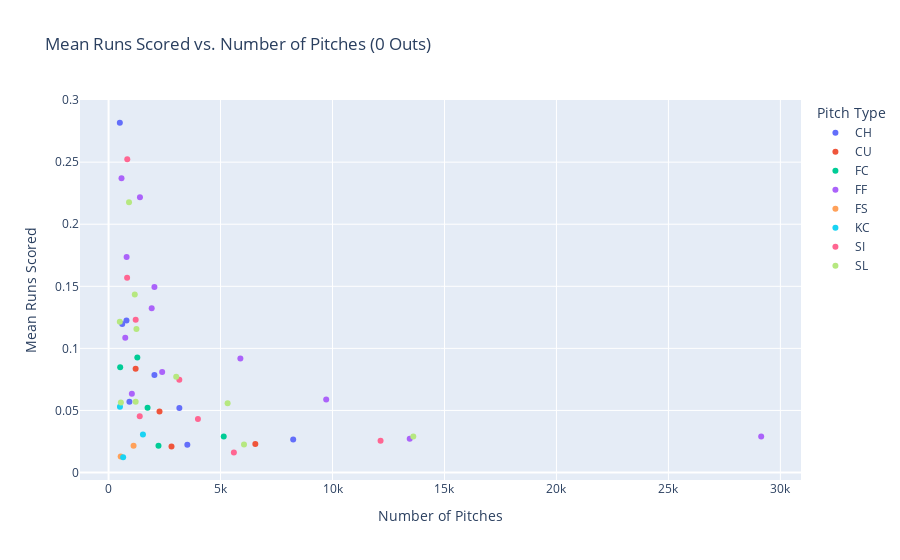
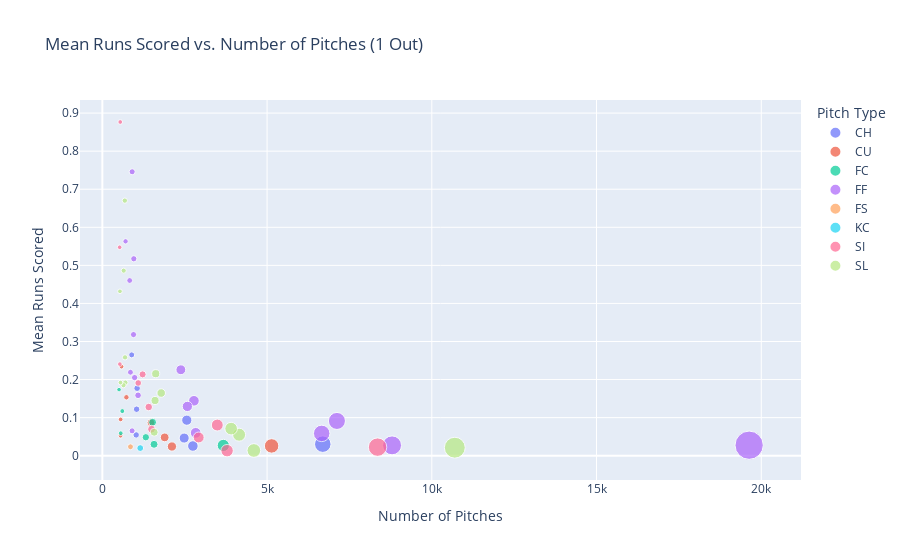
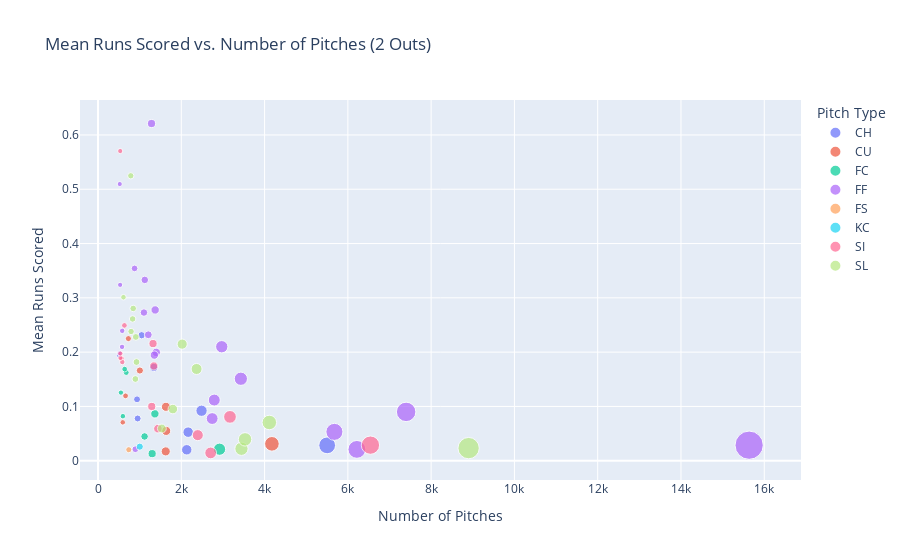

The notebook cell these images were saved under, in order:
### Code cell
situations_0_outs_2 = unique_combinations2[unique_combinations2['outs_when_up'] == 0]
situations_1_out_2 = unique_combinations2[unique_combinations2['outs_when_up'] == 1]
situations_2_outs_2 = unique_combinations2[unique_combinations2['outs_when_up'] == 2]

# Create scatter plots for each situation
scatter_fig_0_outs_2 = px.scatter(situations_0_outs_2, x='number_pitches', y='mean_runs_scored', color='pitch_type',
                                  hover_data=['on_1b', 'on_2b', 'on_3b',"PlayerType"],
                                  title='Mean Runs Scored vs. Number of Pitches (0 Outs)',
                                  labels={'number_pitches': 'Pitch Count', 'mean_runs_scored': 'Mean Runs Scored', 'pitch_type': 'Pitch Type'})

scatter_fig_1_out_2 = px.scatter(situations_1_out_2, x='number_pitches', y='mean_runs_scored', color='pitch_type',
                                 size='number_pitches', hover_data=['on_1b', 'on_2b', 'on_3b',"PlayerType"],
                                 title='Mean Runs Scored vs. Number of Pitches (1 Out)',
                                 labels={'number_pitches': 'Pitch Count', 'mean_runs_scored': 'Mean Runs Scored', 'pitch_type': 'Pitch Type'})

scatter_fig_2_outs_2 = px.scatter(situations_2_outs_2, x='number_pitches', y='mean_runs_scored', color='pitch_type',
                                  size='number_pitches', hover_data=['on_1b', 'on_2b', 'on_3b',"PlayerType"],
                                  title='Mean Runs Scored vs. Number of Pitches (2 Outs)',
                                  labels={'number_pitches': 'Pitch Count', 'mean_runs_scored': 'Mean Runs Scored', 'pitch_type': 'Pitch Type'})

# Customize the layout as needed
for fig in [scatter_fig_0_outs_2, scatter_fig_1_out_2, scatter_fig_2_outs_2]:
    fig.update_layout(
        xaxis_title='Number of Pitches',
        yaxis_title='Mean Runs Scored',
        legend_title='Pitch Type',
    )

# Show the interactive plots
scatter_fig_0_outs_2.show()
scatter_fig_1_out_2.show()
scatter_fig_2_outs_2.show()

### Figure 1 — Plotly figure (JSON) as saved in the notebook; plotly's stock layout.template omitted (floating-point values rounded to 4 significant figures)
{"data": [{"customdata": [[0, 0, 0, "Contact"], [0, 0, 0, "Power"], [0, 0, 0, "Standard"], [0, 1, 0, "Standard"], [1, 0, 0, "Contact"], [1, 0, 0, "Power"], [1, 0, 0, "Standard"], [1, 1, 0, "Standard"]], "hovertemplate": "Pitch Type=CH<br>Pitch Count=%{x}<br>Mean Runs Scored=%{y}<br>on_1b=%{customdata[0]}<br>on_2b=%{customdata[1]}<br>on_3b=%{customdata[2]}<br>PlayerType=%{customdata[3]}<extra></extra>", "legendgroup": "CH", "marker": {"color": "#636efa", "symbol": "circle"}, "mode": "markers", "name": "CH", "orientation": "v", "showlegend": true, "type": "scatter", "x": [3518, 3161, 8245, 610, 931, 800, 2048, 504], "xaxis": "x", "y": [0.02246, 0.05188, 0.02656, 0.1197, 0.05693, 0.1225, 0.07861, 0.2817], "yaxis": "y"}, {"customdata": [[0, 0, 0, "Contact"], [0, 0, 0, "Power"], [0, 0, 0, "Standard"], [1, 0, 0, "Standard"]], "hovertemplate": "Pitch Type=CU<br>Pitch Count=%{x}<br>Mean Runs Scored=%{y}<br>on_1b=%{customdata[0]}<br>on_2b=%{customdata[1]}<br>on_3b=%{customdata[2]}<br>PlayerType=%{customdata[3]}<extra></extra>", "legendgroup": "CU", "marker": {"color": "#EF553B", "symbol": "circle"}, "mode": "markers", "name": "CU", "orientation": "v", "showlegend": true, "type": "scatter", "x": [2810, 2275, 6554, 1209], "xaxis": "x", "y": [0.021, 0.04923, 0.02304, 0.08354], "yaxis": "y"}, {"customdata": [[0, 0, 0, "Contact"], [0, 0, 0, "Power"], [0, 0, 0, "Standard"], [1, 0, 0, "Contact"], [1, 0, 0, "Standard"]], "hovertemplate": "Pitch Type=FC<br>Pitch Count=%{x}<br>Mean Runs Scored=%{y}<br>on_1b=%{customdata[0]}<br>on_2b=%{customdata[1]}<br>on_3b=%{customdata[2]}<br>PlayerType=%{customdata[3]}<extra></extra>", "legendgroup": "FC", "marker": {"color": "#00cc96", "symbol": "circle"}, "mode": "markers", "name": "FC", "orientation": "v", "showlegend": true, "type": "scatter", "x": [2229, 1742, 5143, 519, 1285], "xaxis": "x", "y": [0.02153, 0.05224, 0.02897, 0.08478, 0.09261], "yaxis": "y"}, {"customdata": [[0, 0, 0, "Contact"], [0, 0, 0, "Power"], [0, 0, 0, "Power & Contact"], [0, 0, 0, "Standard"], [0, 1, 0, "Contact"], [0, 1, 0, "Power"], [0, 1, 0, "Standard"], [1, 0, 0, "Contact"], [1, 0, 0, "Power"], [1, 0, 0, "Standard"], [1, 1, 0, "Power"], [1, 1, 0, "Standard"]], "hovertemplate": "Pitch Type=FF<br>Pitch Count=%{x}<br>Mean Runs Scored=%{y}<br>on_1b=%{customdata[0]}<br>on_2b=%{customdata[1]}<br>on_3b=%{customdata[2]}<br>PlayerType=%{customdata[3]}<extra></extra>", "legendgroup": "FF", "marker": {"color": "#ab63fa", "symbol": "circle"}, "mode": "markers", "name": "FF", "orientation": "v", "showlegend": true, "type": "scatter", "x": [13448, 9718, 1040, 29143, 806, 746, 1926, 2394, 2048, 5886, 578, 1402], "xaxis": "x", "y": [0.02729, 0.05876, 0.06346, 0.02903, 0.1737, 0.1086, 0.1324, 0.08104, 0.1494, 0.09174, 0.237, 0.2218], "yaxis": "y"}, {"customdata": [[0, 0, 0, "Contact"], [0, 0, 0, "Standard"]], "hovertemplate": "Pitch Type=FS<br>Pitch Count=%{x}<br>Mean Runs Scored=%{y}<br>on_1b=%{customdata[0]}<br>on_2b=%{customdata[1]}<br>on_3b=%{customdata[2]}<br>PlayerType=%{customdata[3]}<extra></extra>", "legendgroup": "FS", "marker": {"color": "#FFA15A", "symbol": "circle"}, "mode": "markers", "name": "FS", "orientation": "v", "showlegend": true, "type": "scatter", "x": [541, 1117], "xaxis": "x", "y": [0.01294, 0.02149], "yaxis": "y"}, {"customdata": [[0, 0, 0, "Contact"], [0, 0, 0, "Power"], [0, 0, 0, "Standard"]], "hovertemplate": "Pitch Type=KC<br>Pitch Count=%{x}<br>Mean Runs Scored=%{y}<br>on_1b=%{customdata[0]}<br>on_2b=%{customdata[1]}<br>on_3b=%{customdata[2]}<br>PlayerType=%{customdata[3]}<extra></extra>", "legendgroup": "KC", "marker": {"color": "#19d3f3", "symbol": "circle"}, "mode": "markers", "name": "KC", "orientation": "v", "showlegend": true, "type": "scatter", "x": [651, 509, 1535], "xaxis": "x", "y": [0.01229, 0.05305, 0.03062], "yaxis": "y"}, {"customdata": [[0, 0, 0, "Contact"], [0, 0, 0, "Power"], [0, 0, 0, "Standard"], [0, 1, 0, "Standard"], [1, 0, 0, "Contact"], [1, 0, 0, "Power"], [1, 0, 0, "Standard"], [1, 1, 0, "Standard"]], "hovertemplate": "Pitch Type=SI<br>Pitch Count=%{x}<br>Mean Runs Scored=%{y}<br>on_1b=%{customdata[0]}<br>on_2b=%{customdata[1]}<br>on_3b=%{customdata[2]}<br>PlayerType=%{customdata[3]}<extra></extra>", "legendgroup": "SI", "marker": {"color": "#FF6692", "symbol": "circle"}, "mode": "markers", "name": "SI", "orientation": "v", "showlegend": true, "type": "scatter", "x": [5596, 3991, 12146, 829, 1392, 1211, 3160, 836], "xaxis": "x", "y": [0.01608, 0.0431, 0.02552, 0.1568, 0.04526, 0.123, 0.07468, 0.2524], "yaxis": "y"}, {"customdata": [[0, 0, 0, "Contact"], [0, 0, 0, "Power"], [0, 0, 0, "Power & Contact"], [0, 0, 0, "Standard"], [0, 1, 0, "Power"], [0, 1, 0, "Standard"], [1, 0, 0, "Contact"], [1, 0, 0, "Power"], [1, 0, 0, "Standard"], [1, 1, 0, "Standard"]], "hovertemplate": "Pitch Type=SL<br>Pitch Count=%{x}<br>Mean Runs Scored=%{y}<br>on_1b=%{customdata[0]}<br>on_2b=%{customdata[1]}<br>on_3b=%{customdata[2]}<br>PlayerType=%{customdata[3]}<extra></extra>", "legendgroup": "SL", "marker": {"color": "#B6E880", "symbol": "circle"}, "mode": "markers", "name": "SL", "orientation": "v", "showlegend": true, "type": "scatter", "x": [6048, 5316, 550, 13609, 502, 1171, 1210, 1245, 3021, 914], "xaxis": "x", "y": [0.02265, 0.05587, 0.05636, 0.0291, 0.1215, 0.1435, 0.05702, 0.1157, 0.07713, 0.2177], "yaxis": "y"}], "layout": {"legend": {"title": {"text": "Pitch Type"}, "tracegroupgap": 0}, "title": {"text": "Mean Runs Scored vs. Number of Pitches (0 Outs)"}, "xaxis": {"anchor": "y", "domain": [0, 1], "title": {"text": "Number of Pitches"}}, "yaxis": {"anchor": "x", "domain": [0, 1], "title": {"text": "Mean Runs Scored"}}}}

### Figure 2 — Plotly figure (JSON) as saved in the notebook; plotly's stock layout.template omitted (floating-point values rounded to 4 significant figures)
{"data": [{"customdata": [[0, 0, 0, "Contact"], [0, 0, 0, "Power"], [0, 0, 0, "Standard"], [0, 1, 0, "Standard"], [1, 0, 0, "Contact"], [1, 0, 0, "Power"], [1, 0, 0, "Standard"], [1, 1, 0, "Standard"]], "hovertemplate": "Pitch Type=CH<br>Pitch Count=%{marker.size}<br>Mean Runs Scored=%{y}<br>on_1b=%{customdata[0]}<br>on_2b=%{customdata[1]}<br>on_3b=%{customdata[2]}<br>PlayerType=%{customdata[3]}<extra></extra>", "legendgroup": "CH", "marker": {"color": "#636efa", "size": [2748, 2484, 6691, 1055, 1027, 1040, 2563, 891], "sizemode": "area", "sizeref": 49.08, "symbol": "circle"}, "mode": "markers", "name": "CH", "orientation": "v", "showlegend": true, "type": "scatter", "x": [2748, 2484, 6691, 1055, 1027, 1040, 2563, 891], "xaxis": "x", "y": [0.02547, 0.0463, 0.03034, 0.1773, 0.05453, 0.1221, 0.09325, 0.2649], "yaxis": "y"}, {"customdata": [[0, 0, 0, "Contact"], [0, 0, 0, "Power"], [0, 0, 0, "Standard"], [0, 1, 0, "Standard"], [1, 0, 0, "Contact"], [1, 0, 0, "Power"], [1, 0, 0, "Standard"], [1, 1, 0, "Standard"]], "hovertemplate": "Pitch Type=CU<br>Pitch Count=%{marker.size}<br>Mean Runs Scored=%{y}<br>on_1b=%{customdata[0]}<br>on_2b=%{customdata[1]}<br>on_3b=%{customdata[2]}<br>PlayerType=%{customdata[3]}<extra></extra>", "legendgroup": "CU", "marker": {"color": "#EF553B", "size": [2112, 1892, 5138, 730, 553, 556, 1476, 581], "sizemode": "area", "sizeref": 49.08, "symbol": "circle"}, "mode": "markers", "name": "CU", "orientation": "v", "showlegend": true, "type": "scatter", "x": [2112, 1892, 5138, 730, 553, 556, 1476, 581], "xaxis": "x", "y": [0.02415, 0.0481, 0.02569, 0.1534, 0.05244, 0.09532, 0.08672, 0.2341], "yaxis": "y"}, {"customdata": [[0, 0, 0, "Contact"], [0, 0, 0, "Power"], [0, 0, 0, "Standard"], [0, 1, 0, "Standard"], [1, 0, 0, "Contact"], [1, 0, 0, "Power"], [1, 0, 0, "Standard"]], "hovertemplate": "Pitch Type=FC<br>Pitch Count=%{marker.size}<br>Mean Runs Scored=%{y}<br>on_1b=%{customdata[0]}<br>on_2b=%{customdata[1]}<br>on_3b=%{customdata[2]}<br>PlayerType=%{customdata[3]}<extra></extra>", "legendgroup": "FC", "marker": {"color": "#00cc96", "size": [1569, 1320, 3672, 507, 559, 606, 1526], "sizemode": "area", "sizeref": 49.08, "symbol": "circle"}, "mode": "markers", "name": "FC", "orientation": "v", "showlegend": true, "type": "scatter", "x": [1569, 1320, 3672, 507, 559, 606, 1526], "xaxis": "x", "y": [0.02996, 0.04848, 0.02696, 0.1736, 0.05903, 0.1172, 0.08781], "yaxis": "y"}, {"customdata": [[0, 0, 0, "Contact"], [0, 0, 0, "Power"], [0, 0, 0, "Power & Contact"], [0, 0, 0, "Standard"], [0, 0, 1, "Standard"], [0, 1, 0, "Contact"], [0, 1, 0, "Power"], [0, 1, 0, "Standard"], [0, 1, 1, "Standard"], [1, 0, 0, "Contact"], [1, 0, 0, "Power"], [1, 0, 0, "Standard"], [1, 0, 1, "Standard"], [1, 1, 0, "Contact"], [1, 1, 0, "Power"], [1, 1, 0, "Standard"], [1, 1, 1, "Standard"]], "hovertemplate": "Pitch Type=FF<br>Pitch Count=%{marker.size}<br>Mean Runs Scored=%{y}<br>on_1b=%{customdata[0]}<br>on_2b=%{customdata[1]}<br>on_3b=%{customdata[2]}<br>PlayerType=%{customdata[3]}<extra></extra>", "legendgroup": "FF", "marker": {"color": "#ab63fa", "size": [8794, 6658, 903, 19632, 830, 1084, 980, 2780, 705, 2834, 2580, 7120, 955, 853, 946, 2383, 905], "sizemode": "area", "sizeref": 49.08, "symbol": "circle"}, "mode": "markers", "name": "FF", "orientation": "v", "showlegend": true, "type": "scatter", "x": [8794, 6658, 903, 19632, 830, 1084, 980, 2780, 705, 2834, 2580, 7120, 955, 853, 946, 2383, 905], "xaxis": "x", "y": [0.02718, 0.05858, 0.06534, 0.02761, 0.4602, 0.1587, 0.2051, 0.1442, 0.5631, 0.05999, 0.1295, 0.09129, 0.5173, 0.2192, 0.3182, 0.2258, 0.7459], "yaxis": "y"}, {"customdata": [[0, 0, 0, "Standard"]], "hovertemplate": "Pitch Type=FS<br>Pitch Count=%{marker.size}<br>Mean Runs Scored=%{y}<br>on_1b=%{customdata[0]}<br>on_2b=%{customdata[1]}<br>on_3b=%{customdata[2]}<br>PlayerType=%{customdata[3]}<extra></extra>", "legendgroup": "FS", "marker": {"color": "#FFA15A", "size": [854], "sizemode": "area", "sizeref": 49.08, "symbol": "circle"}, "mode": "markers", "name": "FS", "orientation": "v", "showlegend": true, "type": "scatter", "x": [854], "xaxis": "x", "y": [0.02342], "yaxis": "y"}, {"customdata": [[0, 0, 0, "Standard"]], "hovertemplate": "Pitch Type=KC<br>Pitch Count=%{marker.size}<br>Mean Runs Scored=%{y}<br>on_1b=%{customdata[0]}<br>on_2b=%{customdata[1]}<br>on_3b=%{customdata[2]}<br>PlayerType=%{customdata[3]}<extra></extra>", "legendgroup": "KC", "marker": {"color": "#19d3f3", "size": [1150], "sizemode": "area", "sizeref": 49.08, "symbol": "circle"}, "mode": "markers", "name": "KC", "orientation": "v", "showlegend": true, "type": "scatter", "x": [1150], "xaxis": "x", "y": [0.02], "yaxis": "y"}, {"customdata": [[0, 0, 0, "Contact"], [0, 0, 0, "Power"], [0, 0, 0, "Standard"], [0, 1, 0, "Standard"], [1, 0, 0, "Contact"], [1, 0, 0, "Power"], [1, 0, 0, "Standard"], [1, 0, 1, "Standard"], [1, 1, 0, "Contact"], [1, 1, 0, "Standard"], [1, 1, 1, "Standard"]], "hovertemplate": "Pitch Type=SI<br>Pitch Count=%{marker.size}<br>Mean Runs Scored=%{y}<br>on_1b=%{customdata[0]}<br>on_2b=%{customdata[1]}<br>on_3b=%{customdata[2]}<br>PlayerType=%{customdata[3]}<extra></extra>", "legendgroup": "SI", "marker": {"color": "#FF6692", "size": [3786, 2924, 8354, 1089, 1493, 1408, 3489, 526, 532, 1222, 543], "sizemode": "area", "sizeref": 49.08, "symbol": "circle"}, "mode": "markers", "name": "SI", "orientation": "v", "showlegend": true, "type": "scatter", "x": [3786, 2924, 8354, 1089, 1493, 1408, 3489, 526, 532, 1222, 543], "xaxis": "x", "y": [0.01321, 0.04788, 0.0225, 0.191, 0.06966, 0.1278, 0.08054, 0.5475, 0.2406, 0.2136, 0.8766], "yaxis": "y"}, {"customdata": [[0, 0, 0, "Contact"], [0, 0, 0, "Power"], [0, 0, 0, "Standard"], [0, 0, 1, "Standard"], [0, 1, 0, "Contact"], [0, 1, 0, "Power"], [0, 1, 0, "Standard"], [1, 0, 0, "Contact"], [1, 0, 0, "Power"], [1, 0, 0, "Standard"], [1, 0, 1, "Standard"], [1, 1, 0, "Contact"], [1, 1, 0, "Power"], [1, 1, 0, "Standard"], [1, 1, 1, "Standard"]], "hovertemplate": "Pitch Type=SL<br>Pitch Count=%{marker.size}<br>Mean Runs Scored=%{y}<br>on_1b=%{customdata[0]}<br>on_2b=%{customdata[1]}<br>on_3b=%{customdata[2]}<br>PlayerType=%{customdata[3]}<extra></extra>", "legendgroup": "SL", "marker": {"color": "#B6E880", "size": [4599, 4151, 10698, 535, 698, 643, 1786, 1573, 1600, 3909, 648, 552, 689, 1620, 682], "sizemode": "area", "sizeref": 49.08, "symbol": "circle"}, "mode": "markers", "name": "SL", "orientation": "v", "showlegend": true, "type": "scatter", "x": [4599, 4151, 10698, 535, 698, 643, 1786, 1573, 1600, 3909, 648, 552, 689, 1620, 682], "xaxis": "x", "y": [0.0137, 0.05517, 0.02103, 0.4318, 0.192, 0.1851, 0.1646, 0.06167, 0.145, 0.07112, 0.4861, 0.192, 0.2583, 0.2154, 0.6701], "yaxis": "y"}], "layout": {"legend": {"itemsizing": "constant", "title": {"text": "Pitch Type"}, "tracegroupgap": 0}, "title": {"text": "Mean Runs Scored vs. Number of Pitches (1 Out)"}, "xaxis": {"anchor": "y", "domain": [0, 1], "title": {"text": "Number of Pitches"}}, "yaxis": {"anchor": "x", "domain": [0, 1], "title": {"text": "Mean Runs Scored"}}}}

### Figure 3 — Plotly figure (JSON) as saved in the notebook; plotly's stock layout.template omitted (floating-point values rounded to 4 significant figures)
{"data": [{"customdata": [[0, 0, 0, "Contact"], [0, 0, 0, "Power"], [0, 0, 0, "Standard"], [0, 1, 0, "Contact"], [0, 1, 0, "Standard"], [1, 0, 0, "Contact"], [1, 0, 0, "Power"], [1, 0, 0, "Standard"], [1, 1, 0, "Standard"]], "hovertemplate": "Pitch Type=CH<br>Pitch Count=%{marker.size}<br>Mean Runs Scored=%{y}<br>on_1b=%{customdata[0]}<br>on_2b=%{customdata[1]}<br>on_3b=%{customdata[2]}<br>PlayerType=%{customdata[3]}<extra></extra>", "legendgroup": "CH", "marker": {"color": "#636efa", "size": [2131, 2165, 5503, 505, 1339, 951, 937, 2486, 1047], "sizemode": "area", "sizeref": 39.09, "symbol": "circle"}, "mode": "markers", "name": "CH", "orientation": "v", "showlegend": true, "type": "scatter", "x": [2131, 2165, 5503, 505, 1339, 951, 937, 2486, 1047], "xaxis": "x", "y": [0.02018, 0.05266, 0.02835, 0.1941, 0.1718, 0.07781, 0.1131, 0.09212, 0.2311], "yaxis": "y"}, {"customdata": [[0, 0, 0, "Contact"], [0, 0, 0, "Power"], [0, 0, 0, "Standard"], [0, 1, 0, "Standard"], [1, 0, 0, "Contact"], [1, 0, 0, "Power"], [1, 0, 0, "Standard"], [1, 1, 0, "Standard"]], "hovertemplate": "Pitch Type=CU<br>Pitch Count=%{marker.size}<br>Mean Runs Scored=%{y}<br>on_1b=%{customdata[0]}<br>on_2b=%{customdata[1]}<br>on_3b=%{customdata[2]}<br>PlayerType=%{customdata[3]}<extra></extra>", "legendgroup": "CU", "marker": {"color": "#EF553B", "size": [1626, 1637, 4176, 1005, 594, 661, 1631, 729], "sizemode": "area", "sizeref": 39.09, "symbol": "circle"}, "mode": "markers", "name": "CU", "orientation": "v", "showlegend": true, "type": "scatter", "x": [1626, 1637, 4176, 1005, 594, 661, 1631, 729], "xaxis": "x", "y": [0.01722, 0.05498, 0.03113, 0.1662, 0.07071, 0.1195, 0.09933, 0.225], "yaxis": "y"}, {"customdata": [[0, 0, 0, "Contact"], [0, 0, 0, "Power"], [0, 0, 0, "Standard"], [0, 1, 0, "Standard"], [1, 0, 0, "Contact"], [1, 0, 0, "Power"], [1, 0, 0, "Standard"], [1, 1, 0, "Standard"]], "hovertemplate": "Pitch Type=FC<br>Pitch Count=%{marker.size}<br>Mean Runs Scored=%{y}<br>on_1b=%{customdata[0]}<br>on_2b=%{customdata[1]}<br>on_3b=%{customdata[2]}<br>PlayerType=%{customdata[3]}<extra></extra>", "legendgroup": "FC", "marker": {"color": "#00cc96", "size": [1300, 1118, 2919, 677, 597, 550, 1366, 640], "sizemode": "area", "sizeref": 39.09, "symbol": "circle"}, "mode": "markers", "name": "FC", "orientation": "v", "showlegend": true, "type": "scatter", "x": [1300, 1118, 2919, 677, 597, 550, 1366, 640], "xaxis": "x", "y": [0.01308, 0.04472, 0.02124, 0.1625, 0.08208, 0.1255, 0.08638, 0.1688], "yaxis": "y"}, {"customdata": [[0, 0, 0, "Contact"], [0, 0, 0, "Power"], [0, 0, 0, "Power & Contact"], [0, 0, 0, "Standard"], [0, 0, 1, "Contact"], [0, 0, 1, "Power"], [0, 0, 1, "Standard"], [0, 1, 0, "Contact"], [0, 1, 0, "Power"], [0, 1, 0, "Standard"], [0, 1, 1, "Standard"], [1, 0, 0, "Contact"], [1, 0, 0, "Power"], [1, 0, 0, "Standard"], [1, 0, 1, "Contact"], [1, 0, 1, "Power"], [1, 0, 1, "Standard"], [1, 1, 0, "Contact"], [1, 1, 0, "Power"], [1, 1, 0, "Standard"], [1, 1, 1, "Contact"], [1, 1, 1, "Standard"]], "hovertemplate": "Pitch Type=FF<br>Pitch Count=%{marker.size}<br>Mean Runs Scored=%{y}<br>on_1b=%{customdata[0]}<br>on_2b=%{customdata[1]}<br>on_3b=%{customdata[2]}<br>PlayerType=%{customdata[3]}<extra></extra>", "legendgroup": "FF", "marker": {"color": "#ab63fa", "size": [6217, 5677, 896, 15637, 581, 520, 1398, 1352, 1207, 3430, 878, 2741, 2792, 7400, 577, 531, 1372, 1103, 1123, 2972, 522, 1285], "sizemode": "area", "sizeref": 39.09, "symbol": "circle"}, "mode": "markers", "name": "FF", "orientation": "v", "showlegend": true, "type": "scatter", "x": [6217, 5677, 896, 15637, 581, 520, 1398, 1352, 1207, 3430, 878, 2741, 2792, 7400, 577, 531, 1372, 1103, 1123, 2972, 522, 1285], "xaxis": "x", "y": [0.02091, 0.0532, 0.02121, 0.02865, 0.2392, 0.1981, 0.1996, 0.1945, 0.232, 0.151, 0.3542, 0.07771, 0.1117, 0.09, 0.2097, 0.3239, 0.2777, 0.2729, 0.333, 0.21, 0.5096, 0.621], "yaxis": "y"}, {"customdata": [[0, 0, 0, "Standard"]], "hovertemplate": "Pitch Type=FS<br>Pitch Count=%{marker.size}<br>Mean Runs Scored=%{y}<br>on_1b=%{customdata[0]}<br>on_2b=%{customdata[1]}<br>on_3b=%{customdata[2]}<br>PlayerType=%{customdata[3]}<extra></extra>", "legendgroup": "FS", "marker": {"color": "#FFA15A", "size": [739], "sizemode": "area", "sizeref": 39.09, "symbol": "circle"}, "mode": "markers", "name": "FS", "orientation": "v", "showlegend": true, "type": "scatter", "x": [739], "xaxis": "x", "y": [0.0203], "yaxis": "y"}, {"customdata": [[0, 0, 0, "Standard"]], "hovertemplate": "Pitch Type=KC<br>Pitch Count=%{marker.size}<br>Mean Runs Scored=%{y}<br>on_1b=%{customdata[0]}<br>on_2b=%{customdata[1]}<br>on_3b=%{customdata[2]}<br>PlayerType=%{customdata[3]}<extra></extra>", "legendgroup": "KC", "marker": {"color": "#19d3f3", "size": [1003], "sizemode": "area", "sizeref": 39.09, "symbol": "circle"}, "mode": "markers", "name": "KC", "orientation": "v", "showlegend": true, "type": "scatter", "x": [1003], "xaxis": "x", "y": [0.02592], "yaxis": "y"}, {"customdata": [[0, 0, 0, "Contact"], [0, 0, 0, "Power"], [0, 0, 0, "Standard"], [0, 0, 1, "Standard"], [0, 1, 0, "Contact"], [0, 1, 0, "Power"], [0, 1, 0, "Standard"], [1, 0, 0, "Contact"], [1, 0, 0, "Power"], [1, 0, 0, "Standard"], [1, 0, 1, "Standard"], [1, 1, 0, "Contact"], [1, 1, 0, "Standard"], [1, 1, 1, "Standard"]], "hovertemplate": "Pitch Type=SI<br>Pitch Count=%{marker.size}<br>Mean Runs Scored=%{y}<br>on_1b=%{customdata[0]}<br>on_2b=%{customdata[1]}<br>on_3b=%{customdata[2]}<br>PlayerType=%{customdata[3]}<extra></extra>", "legendgroup": "SI", "marker": {"color": "#FF6692", "size": [2705, 2396, 6542, 568, 583, 539, 1341, 1438, 1290, 3169, 634, 537, 1321, 533], "sizemode": "area", "sizeref": 39.09, "symbol": "circle"}, "mode": "markers", "name": "SI", "orientation": "v", "showlegend": true, "type": "scatter", "x": [2705, 2396, 6542, 568, 583, 539, 1341, 1438, 1290, 3169, 634, 537, 1321, 533], "xaxis": "x", "y": [0.01442, 0.04716, 0.02874, 0.1884, 0.1818, 0.1892, 0.1745, 0.05911, 0.1, 0.08078, 0.2492, 0.1974, 0.2157, 0.5704], "yaxis": "y"}, {"customdata": [[0, 0, 0, "Contact"], [0, 0, 0, "Power"], [0, 0, 0, "Standard"], [0, 0, 1, "Standard"], [0, 1, 0, "Contact"], [0, 1, 0, "Power"], [0, 1, 0, "Standard"], [0, 1, 1, "Standard"], [1, 0, 0, "Contact"], [1, 0, 0, "Power"], [1, 0, 0, "Standard"], [1, 0, 1, "Standard"], [1, 1, 0, "Contact"], [1, 1, 0, "Power"], [1, 1, 0, "Standard"], [1, 1, 1, "Standard"]], "hovertemplate": "Pitch Type=SL<br>Pitch Count=%{marker.size}<br>Mean Runs Scored=%{y}<br>on_1b=%{customdata[0]}<br>on_2b=%{customdata[1]}<br>on_3b=%{customdata[2]}<br>PlayerType=%{customdata[3]}<extra></extra>", "legendgroup": "SL", "marker": {"color": "#B6E880", "size": [3445, 3531, 8900, 924, 897, 908, 2367, 611, 1533, 1797, 4114, 831, 794, 845, 2021, 787], "sizemode": "area", "sizeref": 39.09, "symbol": "circle"}, "mode": "markers", "name": "SL", "orientation": "v", "showlegend": true, "type": "scatter", "x": [3445, 3531, 8900, 924, 897, 908, 2367, 611, 1533, 1797, 4114, 831, 794, 845, 2021, 787], "xaxis": "x", "y": [0.02206, 0.03937, 0.02326, 0.1818, 0.1505, 0.228, 0.169, 0.3011, 0.05936, 0.09516, 0.07049, 0.2611, 0.238, 0.2805, 0.2147, 0.5248], "yaxis": "y"}], "layout": {"legend": {"itemsizing": "constant", "title": {"text": "Pitch Type"}, "tracegroupgap": 0}, "title": {"text": "Mean Runs Scored vs. Number of Pitches (2 Outs)"}, "xaxis": {"anchor": "y", "domain": [0, 1], "title": {"text": "Number of Pitches"}}, "yaxis": {"anchor": "x", "domain": [0, 1], "title": {"text": "Mean Runs Scored"}}}}
